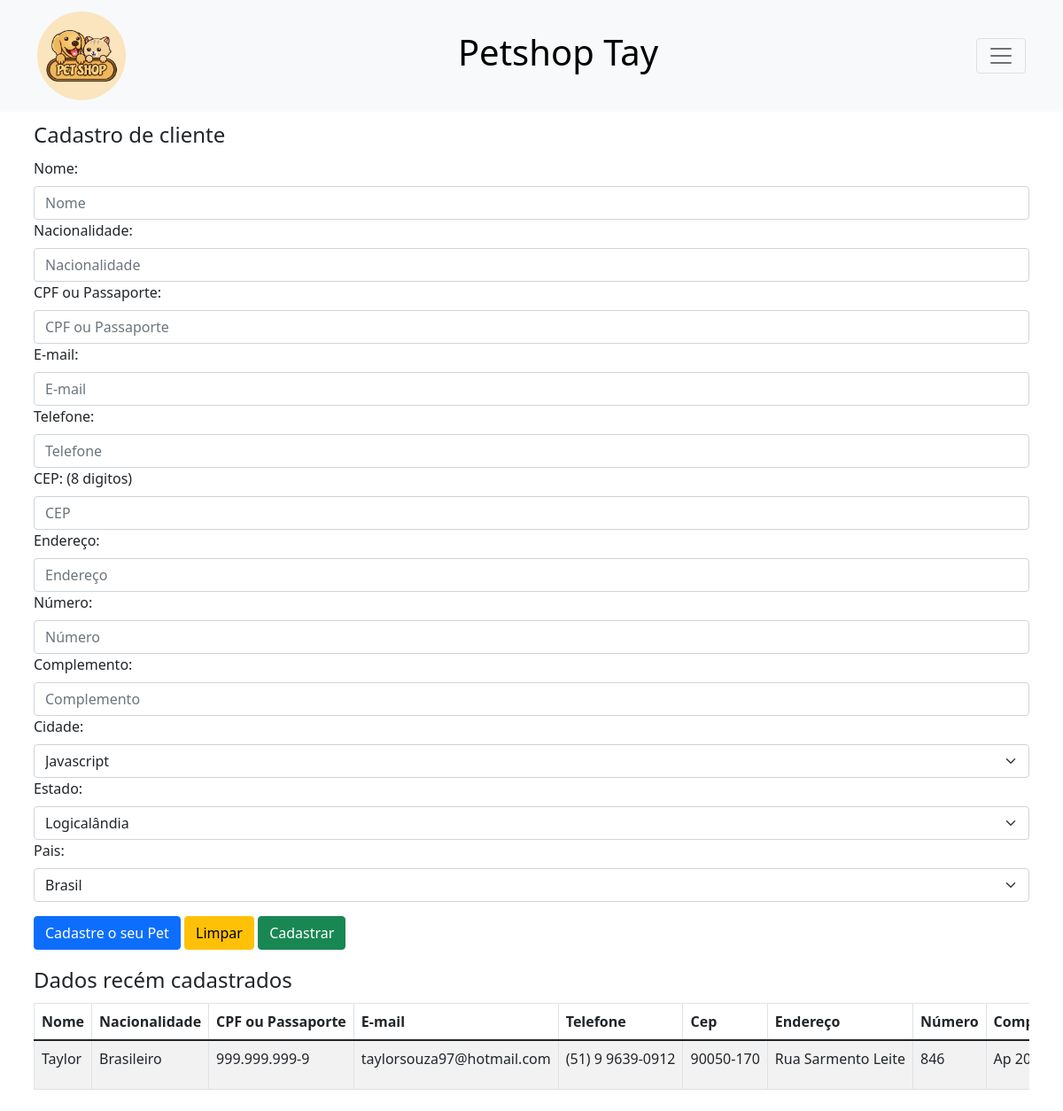
The app's page /view/FrmCliente.php, older data.
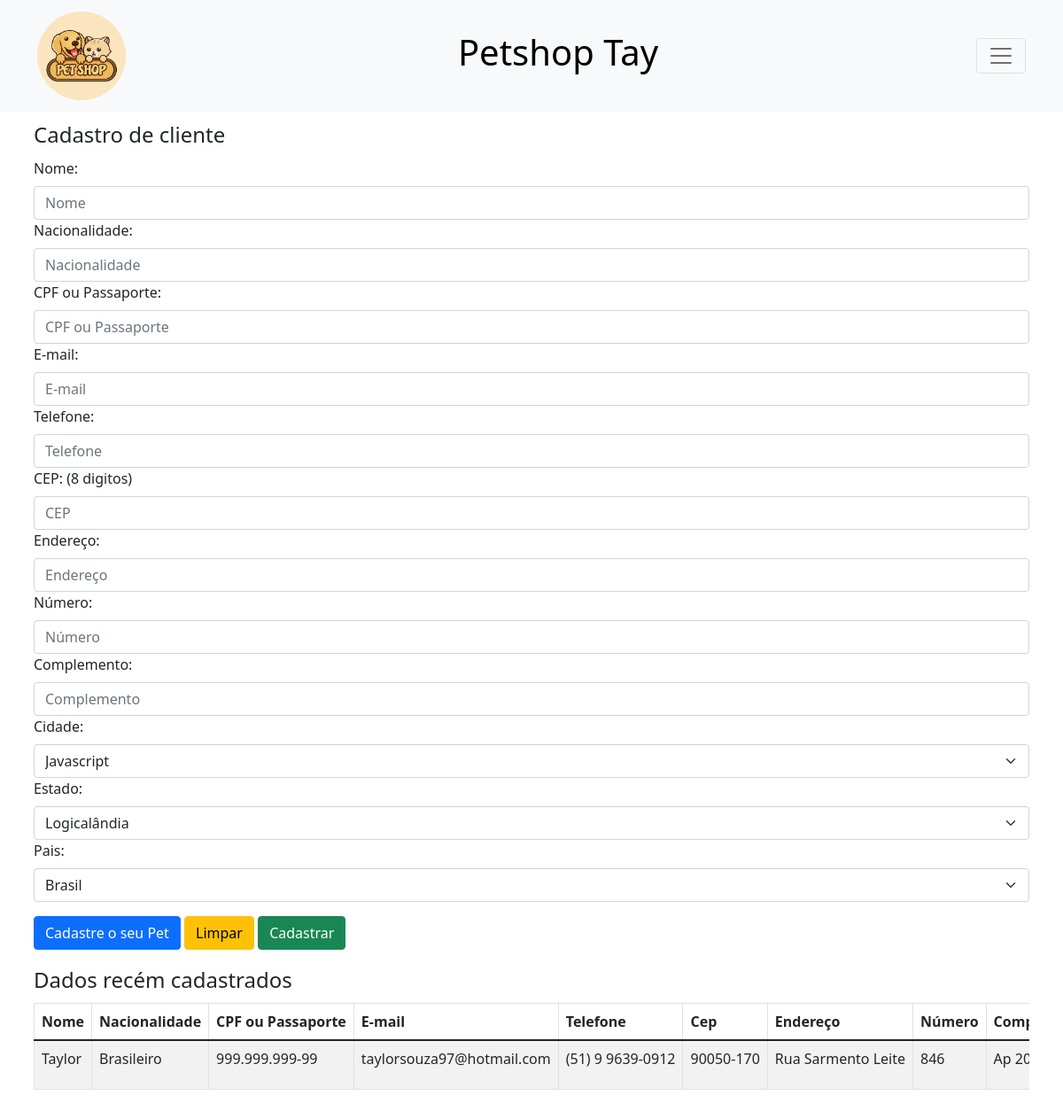
The same page, newer data.
### tables this page shows
CREATE TABLE `cliente` (
  `id` int(11) NOT NULL,
  `nome` varchar(255) NOT NULL,
  `nacionalidade` varchar(255) NOT NULL,
  `cpf` varchar(14) NOT NULL,
  `email` varchar(255) NOT NULL,
  `telefone` varchar(20) NOT NULL,
  `cep` varchar(10) NOT NULL,
  `endereco` varchar(450) NOT NULL,
  `numero` varchar(20) NOT NULL,
  `complemento` varchar(25) NOT NULL,
  `id_cidade` int(11) NOT NULL,
  `id_estado` int(11) NOT NULL,
  `id_pais` int(11) NOT NULL
);

### DAO/Conexao.php (called while the page is built, shortened)
<?php
class Conexao{
    public static function abrir(){
        $banco = "petshoptay";
        $local = "localhost";
        $usuario = "root";
        $senha = "password";
        $conn = mysqli_connect($local, $usuario, $senha, $banco);
        if($conn){
            return $conn;
        }else{
            return NULL;
        }
    }
    public static function consultar($sql){
        $conn = self::abrir();
        if($conn){
            $result = mysqli_query($conn, $sql);
            return $result;
        }
        return NULL;
    }
}

### DAO/ClienteDao.php (called while the page is built, shortened)
<?php
include_once "../DAO/Conexao.php";
include_once "../model/ClienteModel.php";
class ClienteDao
{
    public static function buscar()
    {
        $sql = "SELECT cli.*, cid.nome AS nome_cidade,
                es.nome AS nome_estado,
                pais.nome AS nome_pais FROM cliente AS cli
                INNER JOIN cidade AS cid ON cid.id = cli.id_cidade
                INNER JOIN estado AS es ON es.id = cli.id_estado
                INNER JOIN pais ON pais.id = cli.id_pais;";
        $result = Conexao::consultar($sql);
        $lista = new ArrayObject();
        if ($result != null) {
            while (
                list(
                    $_id,
                    $_nome,
                    $_nacionalidade,
                    $_cpf,
                    $_email,
                    $_telefone,
                    $_cep,
                    $_endereco,
                    $_numero,
                    $_complemento,
                    $_idCidade,
                    $_idEstado,
                    $_idPais,
                    $_cidade,
                    $_estado,
                    $_pais
                )
                =
                mysqli_fetch_row($result)
            ) {
                $cliente = new Cliente();
                $cliente->setId($_id);
                $cliente->setNome($_nome);
                $cliente->setNacionalidade($_nacionalidade);
                $cliente->setCpf($_cpf);
                $cliente->setEmail($_email);
                $cliente->setTelefone($_telefone);
                $cliente->setCep($_cep);
                $cliente->setEndereco($_endereco);
                $cliente->setNumero($_numero);
                $cliente->setComplemento($_complemento);
                $cliente->setCidade($_cidade);
                $cliente->setEstado($_estado);
                $cliente->setPais($_pais);
                $lista->append($cliente);
            }
        }
        return $lista;
    }
}

### model/ClienteModel.php (called while the page is built, shortened)
<?php
class Cliente
{
    private $nome;
    private $nacionalidade;
    private $cpf;
    private $email;
    private $telefone;
    private $cep;
    private $endereco;
    private $numero;
    private $complemento;
    public function __construct(
        $nome = null,
        $nacionalidade = null,
        $cpf = null,
        $email = null,
        $telefone = null,
        $cep = null,
        $endereco = null,
        $numero = null,
        $complemento = null
    ) {
        $this->nome = $nome;
        $this->nacionalidade = $nacionalidade;
        $this->cpf = $cpf;
        $this->email = $email;
        $this->telefone = $telefone;
        $this->cep = $cep;
        $this->endereco = $endereco;
        $this->numero = $numero;
        $this->complemento = $complemento;
    }
    public function setId($id)
    {
        return $this;
    }
    public function getNome()
    {
        return $this->nome;
    }
    public function setNome($nome)
    {
        $this->nome = $nome;
        return $this;
    }
    public function getNacionalidade()
    {
        return $this->nacionalidade;
    }
    public function setNacionalidade($nacionalidade)
    {
        $this->nacionalidade = $nacionalidade;
        return $this;
    }
    public function getCpf()
    {
        return $this->cpf;
    }
    public function setCpf($cpf)
    {
        $this->cpf = $cpf;
        return $this;
    }
    public function getEmail()
    {
        return $this->email;
    }
    public function setEmail($email)
    {
        $this->email = $email;
        return $this;
    }
    public function getTelefone()
    {
        return $this->telefone;
    }
    public function setTelefone($telefone)
    {
        $this->telefone = $telefone;
        return $this;
    }
    public function getCep()
    {
        return $this->cep;
    }
    public function setCep($cep)
    {
        $this->cep = $cep;
        return $this;
    }
    public function getEndereco()
    {
        return $this->endereco;
    }
    public function setEndereco($endereco)
    {
        $this->endereco = $endereco;
        return $this;
    }
    public function getNumero()
    {
        return $this->numero;
    }
    public function setNumero($numero)
    {
        $this->numero = $numero;
        return $this;
    }
    public function getComplemento()
    {
        return $this->complemento;
    }
    public function setComplemento($complemento)
    {
        $this->complemento = $complemento;
        return $this;
    }
    public function setCidade($cidade)
    {
        return $this;
    }
    public function setEstado($estado)
    {
        return $this;
    }
    public function setPais($pais)
    {
        return $this;
    }
}

### view/FrmCliente.php (the view, shortened to what the rows shown need)
<?php
include_once "../DAO/ClienteDao.php";
?>
<!DOCTYPE html>
<html lang="pt-br">
<head>
    <link href="https://cdn.jsdelivr.net/npm/bootstrap@5.1.3/dist/css/bootstrap.min.css" rel="stylesheet">
    <link rel="stylesheet" href="../public/css/loading.css">
</head>
<body>
    <header>
        <nav class="navbar navbar-light bg-light">
            <div class="d-flex container">
                <h1><a href="../index.php" class="d-xxl-none" style="text-decoration: none; color: black">Petshop Tay</a></h1>
            </div>
        </nav>
    </header>
    <div class="container p-2">
        <fieldset>
            <div class="table-responsive">
                <table class="table table-striped table-hover table-bordered">
                    <thead>
                        <tr class="text-nowrap">
                            <th>Nome</th>
                            <th>Nacionalidade</th>
                            <th>CPF ou Passaporte</th>
                            <th>E-mail</th>
                            <th>Telefone</th>
                            <th>Cep</th>
                            <th>Endereço</th>
                            <th>Número</th>
                            <th>Complemento</th>
                        </tr>
                    </thead>
                    <tbody>
                        <?php
                        $listaCliente = ClienteDao::buscar();
                        foreach ($listaCliente as $cliente) {
                            echo '<tr class="text-nowrap">';
                            echo "<td>{$cliente->getNome()}</td>";
                            echo "<td>{$cliente->getNacionalidade()}</td>";
                            echo "<td>{$cliente->getCpf()}</td>";
                            echo "<td>{$cliente->getEmail()}</td>";
                            echo "<td>{$cliente->getTelefone()}</td>";
                            echo "<td>{$cliente->getCep()}</td>";
                            echo "<td>{$cliente->getEndereco()}</td>";
                            echo "<td>{$cliente->getNumero()}</td>";
                            echo "<td>{$cliente->getComplemento()}</td>";
                            echo '</tr>';
                        }
                        ?>
                    </tbody>
                </table>
            </div>
        </fieldset>
    </div>
    <?php
    include "templates/footer.php";
    ?>

Row changes from the older to the newer data that the page shows:
changed cliente "Taylor": cpf "999.999.999-9" → "999.999.999-99"
